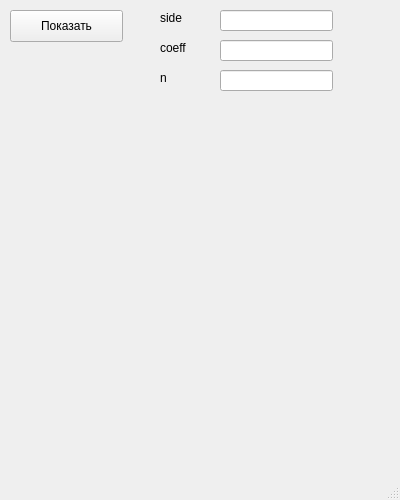
<?xml version="1.0" encoding="UTF-8"?>
<ui version="4.0">
 <class>MainWindow</class>
 <widget class="QMainWindow" name="MainWindow">
  <property name="geometry">
   <rect>
    <x>0</x>
    <y>0</y>
    <width>400</width>
    <height>500</height>
   </rect>
  </property>
  <property name="windowTitle">
   <string>Квадрат объектив 1</string>
  </property>
  <widget class="QWidget" name="centralwidget">
   <widget class="QPushButton" name="pushButton">
    <property name="geometry">
     <rect>
      <x>10</x>
      <y>10</y>
      <width>113</width>
      <height>32</height>
     </rect>
    </property>
    <property name="text">
     <string>Показать</string>
    </property>
   </widget>
   <widget class="QLabel" name="label">
    <property name="geometry">
     <rect>
      <x>160</x>
      <y>10</y>
      <width>60</width>
      <height>16</height>
     </rect>
    </property>
    <property name="text">
     <string>side</string>
    </property>
   </widget>
   <widget class="QLabel" name="label_2">
    <property name="geometry">
     <rect>
      <x>160</x>
      <y>40</y>
      <width>60</width>
      <height>16</height>
     </rect>
    </property>
    <property name="text">
     <string>coeff</string>
    </property>
   </widget>
   <widget class="QLabel" name="label_3">
    <property name="geometry">
     <rect>
      <x>160</x>
      <y>70</y>
      <width>60</width>
      <height>16</height>
     </rect>
    </property>
    <property name="text">
     <string>n</string>
    </property>
   </widget>
   <widget class="QLineEdit" name="lineEdit_1">
    <property name="geometry">
     <rect>
      <x>220</x>
      <y>10</y>
      <width>113</width>
      <height>21</height>
     </rect>
    </property>
   </widget>
   <widget class="QLineEdit" name="lineEdit_2">
    <property name="geometry">
     <rect>
      <x>220</x>
      <y>40</y>
      <width>113</width>
      <height>21</height>
     </rect>
    </property>
   </widget>
   <widget class="QLineEdit" name="lineEdit_3">
    <property name="geometry">
     <rect>
      <x>220</x>
      <y>70</y>
      <width>113</width>
      <height>21</height>
     </rect>
    </property>
   </widget>
  </widget>
  <widget class="QMenuBar" name="menubar">
   <property name="geometry">
    <rect>
     <x>0</x>
     <y>0</y>
     <width>400</width>
     <height>24</height>
    </rect>
   </property>
  </widget>
  <widget class="QStatusBar" name="statusbar"/>
 </widget>
 <resources/>
 <connections/>
</ui>
